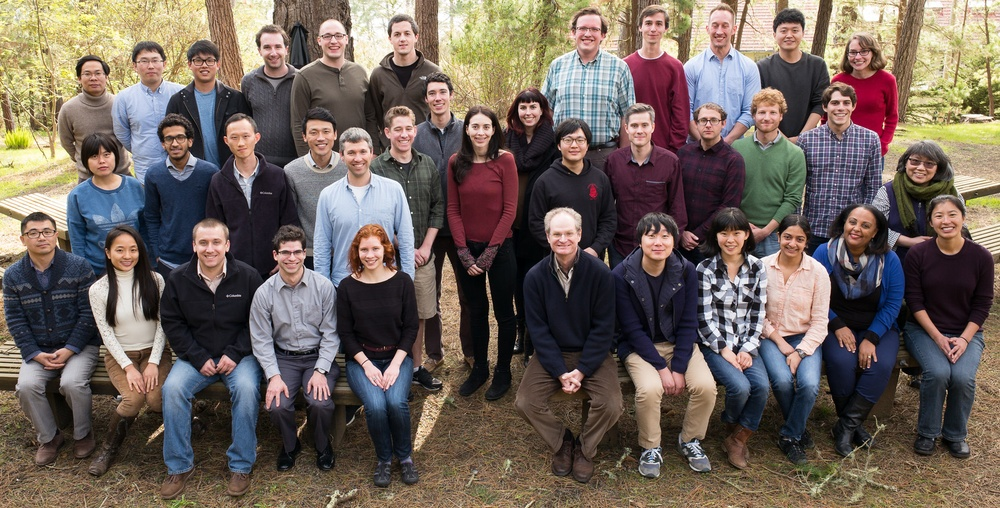
#> input picture Group2016.jpg, 1000 x 508 px, shrunk from 1600 x 812 before the run
$ python facedetimg.py
#> lines starting #> are read from the running program, lines starting #| are printed output that depends on the picture

import cv2
import numpy as np
i=0
#img = cv2.imread('download1.jpg')
img = cv2.imread('Group2016.jpg')
#> img is the input picture: shape (508, 1000, 3); mean B, G, R 90.7, 98.5, 110.6
#img = cv2.imread('cars.jpg')
face_cascade = cv2.CascadeClassifier('haarcascade_frontalface_default.xml')
#face_cascade = cv2.CascadeClassifier('car2.xml')
faces = face_cascade.detectMultiScale(img,1.3,5)
#> faces = [[771, 16, 36, 36], [387, 23, 29, 29], [134, 48, 33, 33], [78, 63, 28, 28], [694, 110, 29, 29], [623, 112, 35, 35], [465, 115, 32, 32], [354, 238, 31, 31], [386, 116, 34, 34], [927, 201, 36, 36], [188, 224, 45, 45], [108, 236, 36, 36]]
for(x,y,w,h) in faces:
        sub_face = img[y:y+h, x:x+w]
        file = "face"+str(i)+".jpg"
        i=i+1
        cv2.imwrite(file, sub_face)
#> this loop made 12 passes
#> pass 1, `sub_face = img[y:y+h, x:x+w]`:
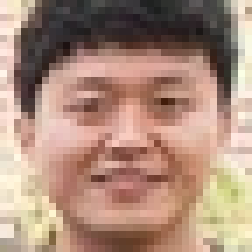
#> sub_face: shape (36, 36, 3) (shown 7 times larger); mean B, G, R 123.3, 140.2, 171.7
#> pass 2, `sub_face = img[y:y+h, x:x+w]`:
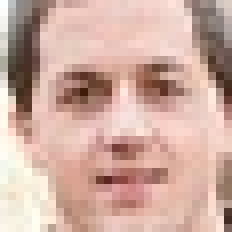
#> sub_face: shape (29, 29, 3) (shown 8 times larger); mean B, G, R 161.1, 172.4, 206.6
#> pass 3, `sub_face = img[y:y+h, x:x+w]`:
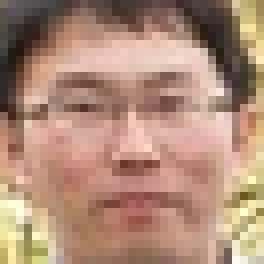
#> sub_face: shape (33, 33, 3) (shown 8 times larger); mean B, G, R 120.1, 139.5, 175.4
#> after the loop, i = 12
        #cv2.rectangle(img,(x-10,y-10),(x+w+10,y+h+10),(255,0,0),2)


cv2.imshow('img',img)
cv2.waitKey(0)
cv2.destroyAllWindows()
